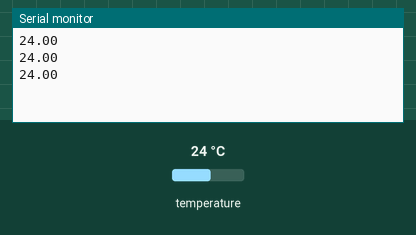
A sketch run on a simulated Arduino Uno, built with avr-gcc and run on an emulated ATmega328P. On the bench: the last lines printed to the serial monitor. Wiring (inferred from the names in the program): LM75 temperature sensor at I2C address 0x48. Inputs (shaded band) come from the test bench; at power-on: temperature 24 °C.

Above: at 1.3 s.
1.4 s: temperature set to 12 °C
At 1.9 s:
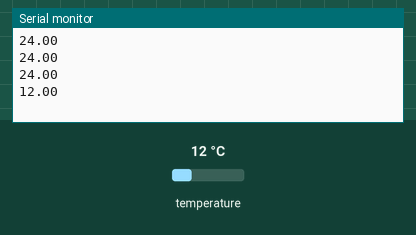
2.9 s: temperature set to 19 °C
At 3.4 s:
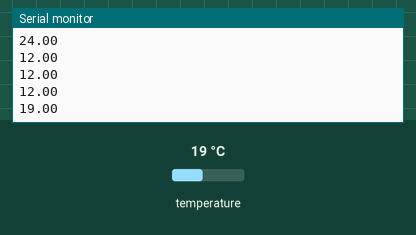
Timing chart, 0 to 5.9 s (numbered marks = the images above; inputs shaded):
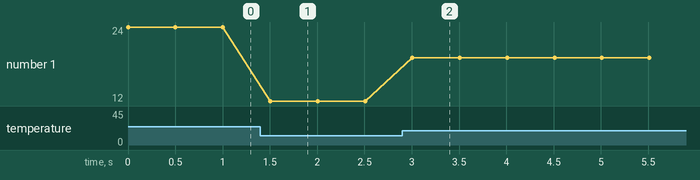

Measured:
- after the input at 1.4 s, the serial monitor: prints a new line after 0.10 s (image 1)
- after the input at 2.9 s, the serial monitor: prints a new line after 0.11 s (image 2)
- plotted number 1: 24 → 12 after the input at 1.4 s, 12 → 19 after the input at 2.9 s

The sketch:

temp-lm75.ino
```cpp
#include <Wire.h>
#include "LM75.h"

LM75 sensor;

void setup()
{
  Serial.begin(115200);
  Wire.begin();
}

void loop()
{
  float temp = sensor.temp();
  Serial.println(temp);
  delay(500);
}
```

LM75.cpp
```cpp
// (licence header left out)
#include <Wire.h>
#include "LM75.h"

LM75::LM75 () {
  address = LM75_ADDRESS;
}

LM75::LM75 (byte addr) {
  address = addr;
}

word LM75::float2regdata (float temp)
{
  // First multiply by 8 and coerce to integer to get +/- whole numbers
  // Then coerce to word and bitshift 5 to fill out MSB
  return (word)((int)(temp * 8) << 5);
}

float LM75::regdata2float (word regdata)
{
  return ((float)(int)regdata / 32) / 8;
}

word LM75::_register16 (byte reg) {
  Wire.beginTransmission(address);
  Wire.write(reg);
  Wire.endTransmission();

  Wire.requestFrom(address, 2);
  word regdata = (Wire.read() << 8) | Wire.read();
  return regdata;
}

void LM75::_register16 (byte reg, word regdata) {
  byte msb = (byte)(regdata >> 8);
  byte lsb = (byte)(regdata);

  Wire.beginTransmission(address);
  Wire.write(reg);
  Wire.write(msb);
  Wire.write(lsb);
  Wire.endTransmission();
}

word LM75::_register8 (byte reg) {
  Wire.beginTransmission(address);
  Wire.write(reg);
  Wire.endTransmission();

  Wire.requestFrom(address, 1);
  return Wire.read();
}

void LM75::_register8 (byte reg, byte regdata) {
  Wire.beginTransmission(address);
  Wire.write(reg);
  Wire.write(regdata);
  Wire.endTransmission();
}

float LM75::temp (void) {
  return regdata2float(_register16(LM75_TEMP_REGISTER));
}

byte LM75::conf () {
  return _register8(LM75_CONF_REGISTER);
}

void LM75::conf (byte data) {
  _register8(LM75_CONF_REGISTER, data);
}

float LM75::tos () {
  return regdata2float(_register16(LM75_TOS_REGISTER));
}

void LM75::tos (float temp) {
  _register16(LM75_TOS_REGISTER, float2regdata(temp));
}

float LM75::thyst () {
  return regdata2float(_register16(LM75_THYST_REGISTER));
}

void LM75::thyst (float temp) {
  _register16(LM75_THYST_REGISTER, float2regdata(temp));
}

boolean LM75::shutdown () {
  return conf() & 0x01;
}

void LM75::shutdown (boolean val) {
  conf(val << LM75_CONF_SHUTDOWN);
}
```

LM75.h
```cpp
// (licence header left out)
#ifndef LM75_h

#define LM75_h

#if defined(ARDUINO) && ARDUINO >= 100
#include "Arduino.h"
#else
#include "WProgram.h"
#endif

#define LM75_ADDRESS 0x48

#define LM75_TEMP_REGISTER 0
#define LM75_CONF_REGISTER 1
#define LM75_THYST_REGISTER 2
#define LM75_TOS_REGISTER 3

#define LM75_CONF_SHUTDOWN  0
#define LM75_CONF_OS_COMP_INT 1
#define LM75_CONF_OS_POL 2
#define LM75_CONF_OS_F_QUE 3

class LM75 {
    int address;
    word float2regdata (float);
    float regdata2float (word);
    word _register16 (byte);
    void _register16 (byte, word);
    word _register8 (byte);
    void _register8 (byte, byte);
  public:
    LM75 ();
    LM75 (byte);
    float temp (void);
    byte conf (void);
    void conf (byte);
    float tos (void);
    void tos (float);
    float thyst (void);
    void thyst (float);
    void shutdown (boolean);
    boolean shutdown (void);
};

#endif
```
